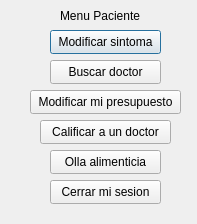
<?xml version="1.0" encoding="UTF-8"?>
<ui version="4.0">
 <class>MenuUsuario</class>
 <widget class="QDialog" name="MenuUsuario">
  <property name="geometry">
   <rect>
    <x>0</x>
    <y>0</y>
    <width>197</width>
    <height>224</height>
   </rect>
  </property>
  <property name="windowTitle">
   <string>Dialog</string>
  </property>
  <widget class="QLabel" name="label">
   <property name="geometry">
    <rect>
     <x>60</x>
     <y>0</y>
     <width>91</width>
     <height>31</height>
    </rect>
   </property>
   <property name="text">
    <string>Menu Paciente</string>
   </property>
  </widget>
  <widget class="QPushButton" name="pushButton">
   <property name="geometry">
    <rect>
     <x>50</x>
     <y>30</y>
     <width>111</width>
     <height>24</height>
    </rect>
   </property>
   <property name="text">
    <string>Modificar sintoma</string>
   </property>
  </widget>
  <widget class="QPushButton" name="pushButton_2">
   <property name="geometry">
    <rect>
     <x>50</x>
     <y>60</y>
     <width>111</width>
     <height>24</height>
    </rect>
   </property>
   <property name="text">
    <string>Buscar doctor</string>
   </property>
  </widget>
  <widget class="QPushButton" name="pushButton_3">
   <property name="geometry">
    <rect>
     <x>50</x>
     <y>150</y>
     <width>111</width>
     <height>24</height>
    </rect>
   </property>
   <property name="text">
    <string>Olla alimenticia</string>
   </property>
  </widget>
  <widget class="QPushButton" name="pushButton_4">
   <property name="geometry">
    <rect>
     <x>50</x>
     <y>180</y>
     <width>111</width>
     <height>24</height>
    </rect>
   </property>
   <property name="text">
    <string>Cerrar mi sesion</string>
   </property>
  </widget>
  <widget class="QPushButton" name="pushButton_5">
   <property name="geometry">
    <rect>
     <x>40</x>
     <y>120</y>
     <width>131</width>
     <height>24</height>
    </rect>
   </property>
   <property name="text">
    <string>Calificar a un doctor</string>
   </property>
  </widget>
  <widget class="QPushButton" name="pushButton_6">
   <property name="geometry">
    <rect>
     <x>30</x>
     <y>90</y>
     <width>151</width>
     <height>24</height>
    </rect>
   </property>
   <property name="text">
    <string>Modificar mi presupuesto</string>
   </property>
  </widget>
 </widget>
 <resources/>
 <connections/>
</ui>
